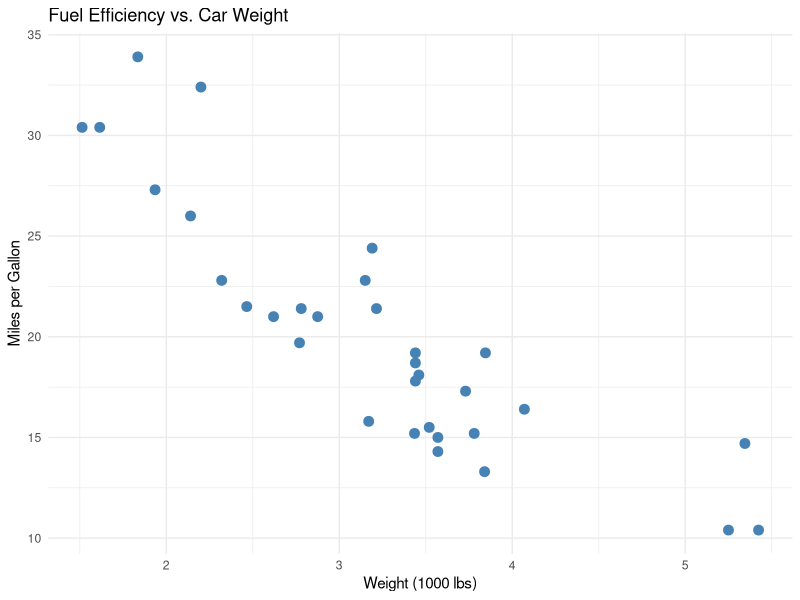

R code for this plot:
## ---- chunk 1
# load ggplot2
library(ggplot2)

# scatterplot of mpg vs. weight
ggplot(mtcars, aes(x = wt, y = mpg)) +
  geom_point(color = "steelblue", size = 3) +
  labs(
    title = "Fuel Efficiency vs. Car Weight",
    x = "Weight (1000 lbs)",
    y = "Miles per Gallon"
  ) +
  theme_minimal()
